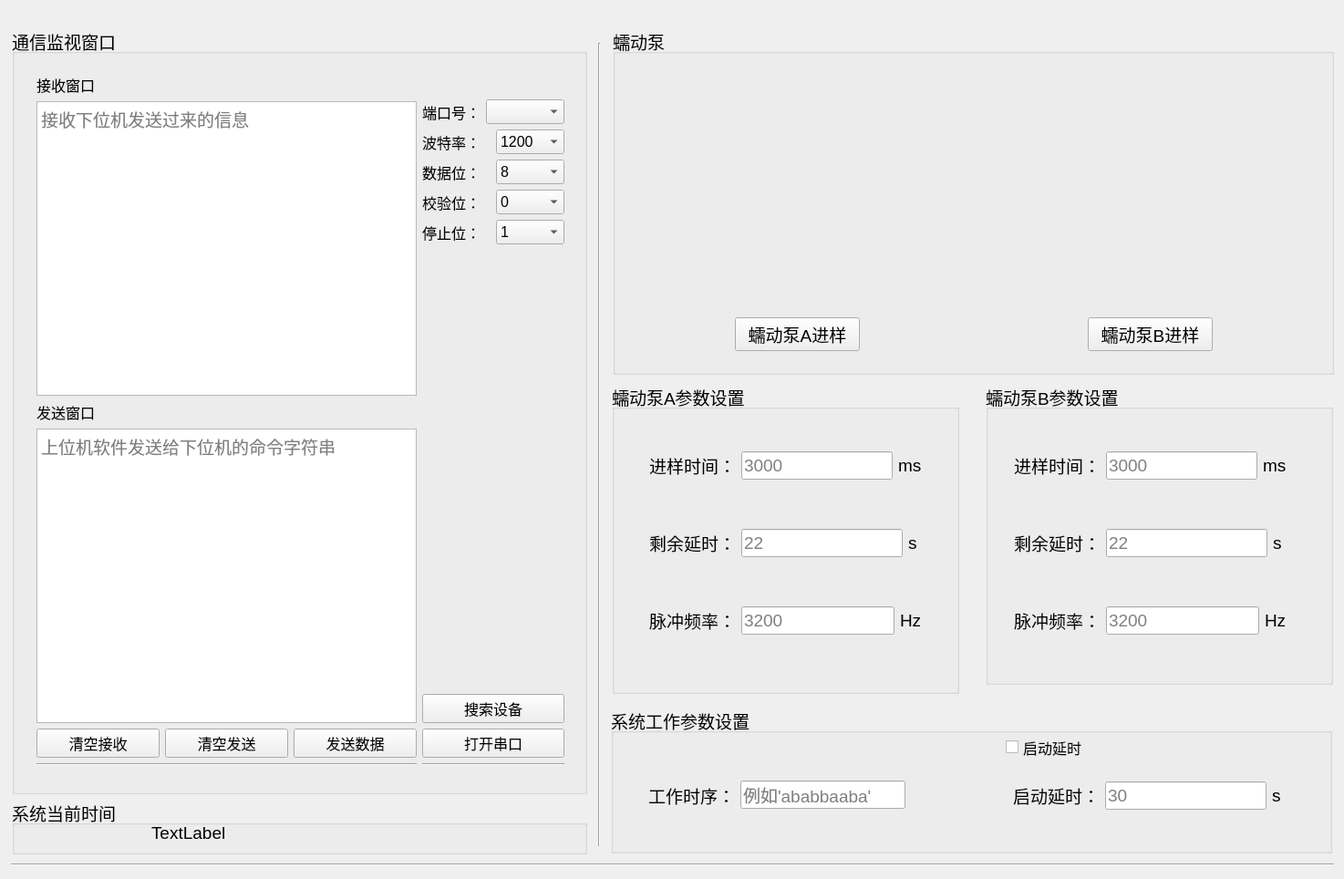
<?xml version="1.0" encoding="UTF-8"?>
<ui version="4.0">
 <class>MainWindow</class>
 <widget class="QMainWindow" name="MainWindow">
  <property name="geometry">
   <rect>
    <x>0</x>
    <y>0</y>
    <width>1474</width>
    <height>964</height>
   </rect>
  </property>
  <property name="minimumSize">
   <size>
    <width>1474</width>
    <height>964</height>
   </size>
  </property>
  <property name="maximumSize">
   <size>
    <width>1474</width>
    <height>964</height>
   </size>
  </property>
  <property name="windowTitle">
   <string>MainWindow</string>
  </property>
  <widget class="QWidget" name="centralWidget">
   <widget class="Line" name="line_4">
    <property name="geometry">
     <rect>
      <x>647</x>
      <y>47</y>
      <width>20</width>
      <height>881</height>
     </rect>
    </property>
    <property name="orientation">
     <enum>Qt::Vertical</enum>
    </property>
   </widget>
   <widget class="QGroupBox" name="groupBox">
    <property name="geometry">
     <rect>
      <x>671</x>
      <y>420</y>
      <width>381</width>
      <height>341</height>
     </rect>
    </property>
    <property name="font">
     <font>
      <pointsize>14</pointsize>
     </font>
    </property>
    <property name="title">
     <string>蠕动泵A参数设置</string>
    </property>
    <widget class="QWidget" name="verticalLayoutWidget_4">
     <property name="geometry">
      <rect>
       <x>30</x>
       <y>40</y>
       <width>321</width>
       <height>271</height>
      </rect>
     </property>
     <layout class="QVBoxLayout" name="verticalLayout_8">
      <item>
       <layout class="QHBoxLayout" name="horizontalLayout_10">
        <item>
         <widget class="QLabel" name="label_11">
          <property name="font">
           <font>
            <pointsize>14</pointsize>
           </font>
          </property>
          <property name="text">
           <string>进样时间：</string>
          </property>
         </widget>
        </item>
        <item>
         <widget class="QLineEdit" name="lineEdit_SamplingTime_PumpA">
          <property name="maximumSize">
           <size>
            <width>16777215</width>
            <height>16777215</height>
           </size>
          </property>
          <property name="placeholderText">
           <string>3000</string>
          </property>
         </widget>
        </item>
        <item>
         <widget class="QLabel" name="label_18">
          <property name="font">
           <font>
            <pointsize>14</pointsize>
           </font>
          </property>
          <property name="text">
           <string>ms</string>
          </property>
         </widget>
        </item>
       </layout>
      </item>
      <item>
       <layout class="QHBoxLayout" name="horizontalLayout_11">
        <item>
         <widget class="QLabel" name="label_13">
          <property name="font">
           <font>
            <pointsize>14</pointsize>
           </font>
          </property>
          <property name="text">
           <string>剩余延时：</string>
          </property>
         </widget>
        </item>
        <item>
         <widget class="QLineEdit" name="lineEdit_leftTime_PumpA">
          <property name="placeholderText">
           <string>22</string>
          </property>
         </widget>
        </item>
        <item>
         <widget class="QLabel" name="label_20">
          <property name="font">
           <font>
            <pointsize>14</pointsize>
           </font>
          </property>
          <property name="text">
           <string>s </string>
          </property>
         </widget>
        </item>
       </layout>
      </item>
      <item>
       <layout class="QHBoxLayout" name="horizontalLayout_13">
        <item>
         <widget class="QLabel" name="label_15">
          <property name="font">
           <font>
            <pointsize>14</pointsize>
           </font>
          </property>
          <property name="text">
           <string>脉冲频率：</string>
          </property>
         </widget>
        </item>
        <item>
         <widget class="QLineEdit" name="lineEdit_setFrequency_PumpA">
          <property name="placeholderText">
           <string>3200</string>
          </property>
         </widget>
        </item>
        <item>
         <widget class="QLabel" name="label_22">
          <property name="font">
           <font>
            <pointsize>14</pointsize>
           </font>
          </property>
          <property name="text">
           <string>Hz</string>
          </property>
         </widget>
        </item>
       </layout>
      </item>
     </layout>
    </widget>
   </widget>
   <widget class="QGroupBox" name="groupBox_2">
    <property name="geometry">
     <rect>
      <x>1081</x>
      <y>420</y>
      <width>381</width>
      <height>331</height>
     </rect>
    </property>
    <property name="font">
     <font>
      <pointsize>14</pointsize>
     </font>
    </property>
    <property name="title">
     <string>蠕动泵B参数设置</string>
    </property>
    <widget class="QWidget" name="verticalLayoutWidget_3">
     <property name="geometry">
      <rect>
       <x>20</x>
       <y>40</y>
       <width>321</width>
       <height>271</height>
      </rect>
     </property>
     <layout class="QVBoxLayout" name="verticalLayout_4">
      <item>
       <layout class="QHBoxLayout" name="horizontalLayout_12">
        <item>
         <widget class="QLabel" name="label_12">
          <property name="font">
           <font>
            <pointsize>14</pointsize>
           </font>
          </property>
          <property name="text">
           <string>进样时间：</string>
          </property>
         </widget>
        </item>
        <item>
         <widget class="QLineEdit" name="lineEdit_samplingTime_PumpB">
          <property name="placeholderText">
           <string>3000</string>
          </property>
         </widget>
        </item>
        <item>
         <widget class="QLabel" name="label_19">
          <property name="font">
           <font>
            <pointsize>14</pointsize>
           </font>
          </property>
          <property name="text">
           <string>ms</string>
          </property>
         </widget>
        </item>
       </layout>
      </item>
      <item>
       <layout class="QHBoxLayout" name="horizontalLayout_14">
        <item>
         <widget class="QLabel" name="label_14">
          <property name="font">
           <font>
            <pointsize>14</pointsize>
           </font>
          </property>
          <property name="text">
           <string>剩余延时：</string>
          </property>
         </widget>
        </item>
        <item>
         <widget class="QLineEdit" name="lineEdit_leftTime_PumpB">
          <property name="placeholderText">
           <string>22</string>
          </property>
         </widget>
        </item>
        <item>
         <widget class="QLabel" name="label_21">
          <property name="font">
           <font>
            <pointsize>14</pointsize>
           </font>
          </property>
          <property name="text">
           <string>s </string>
          </property>
         </widget>
        </item>
       </layout>
      </item>
      <item>
       <layout class="QHBoxLayout" name="horizontalLayout_15">
        <item>
         <widget class="QLabel" name="label_16">
          <property name="font">
           <font>
            <pointsize>14</pointsize>
           </font>
          </property>
          <property name="text">
           <string>脉冲频率：</string>
          </property>
         </widget>
        </item>
        <item>
         <widget class="QLineEdit" name="lineEdit_setFrequency_PumpB">
          <property name="placeholderText">
           <string>3200</string>
          </property>
         </widget>
        </item>
        <item>
         <widget class="QLabel" name="label_23">
          <property name="font">
           <font>
            <pointsize>14</pointsize>
           </font>
          </property>
          <property name="text">
           <string>Hz</string>
          </property>
         </widget>
        </item>
       </layout>
      </item>
     </layout>
    </widget>
   </widget>
   <widget class="QGroupBox" name="groupBox_3">
    <property name="geometry">
     <rect>
      <x>672</x>
      <y>30</y>
      <width>791</width>
      <height>381</height>
     </rect>
    </property>
    <property name="font">
     <font>
      <pointsize>14</pointsize>
     </font>
    </property>
    <property name="title">
     <string>蠕动泵</string>
    </property>
    <widget class="QWidget" name="verticalLayoutWidget_5">
     <property name="geometry">
      <rect>
       <x>426</x>
       <y>31</y>
       <width>326</width>
       <height>335</height>
      </rect>
     </property>
     <layout class="QVBoxLayout" name="verticalLayout_9">
      <item>
       <widget class="QLabel" name="label_10">
        <property name="text">
         <string/>
        </property>
        <property name="pixmap">
         <pixmap resource="image/image.qrc">:/new/prefix1/pump.jpg</pixmap>
        </property>
       </widget>
      </item>
      <item>
       <layout class="QHBoxLayout" name="horizontalLayout_21">
        <item>
         <spacer name="horizontalSpacer_16">
          <property name="orientation">
           <enum>Qt::Horizontal</enum>
          </property>
          <property name="sizeHint" stdset="0">
           <size>
            <width>40</width>
            <height>20</height>
           </size>
          </property>
         </spacer>
        </item>
        <item>
         <widget class="QPushButton" name="pushButton_PumpB">
          <property name="font">
           <font>
            <pointsize>14</pointsize>
           </font>
          </property>
          <property name="text">
           <string>  蠕动泵B进样  </string>
          </property>
         </widget>
        </item>
        <item>
         <spacer name="horizontalSpacer_6">
          <property name="orientation">
           <enum>Qt::Horizontal</enum>
          </property>
          <property name="sizeHint" stdset="0">
           <size>
            <width>40</width>
            <height>20</height>
           </size>
          </property>
         </spacer>
        </item>
       </layout>
      </item>
     </layout>
    </widget>
    <widget class="QWidget" name="verticalLayoutWidget">
     <property name="geometry">
      <rect>
       <x>39</x>
       <y>31</y>
       <width>326</width>
       <height>335</height>
      </rect>
     </property>
     <layout class="QVBoxLayout" name="verticalLayout_7">
      <item>
       <widget class="QLabel" name="label_9">
        <property name="text">
         <string/>
        </property>
        <property name="pixmap">
         <pixmap resource="image/image.qrc">:/new/prefix1/pump.jpg</pixmap>
        </property>
       </widget>
      </item>
      <item>
       <layout class="QHBoxLayout" name="horizontalLayout_20">
        <item>
         <spacer name="horizontalSpacer_5">
          <property name="orientation">
           <enum>Qt::Horizontal</enum>
          </property>
          <property name="sizeHint" stdset="0">
           <size>
            <width>40</width>
            <height>20</height>
           </size>
          </property>
         </spacer>
        </item>
        <item>
         <widget class="QPushButton" name="pushButton_PumpA">
          <property name="font">
           <font>
            <pointsize>14</pointsize>
           </font>
          </property>
          <property name="mouseTracking">
           <bool>false</bool>
          </property>
          <property name="text">
           <string>  蠕动泵A进样  </string>
          </property>
         </widget>
        </item>
        <item>
         <spacer name="horizontalSpacer_4">
          <property name="orientation">
           <enum>Qt::Horizontal</enum>
          </property>
          <property name="sizeHint" stdset="0">
           <size>
            <width>40</width>
            <height>20</height>
           </size>
          </property>
         </spacer>
        </item>
       </layout>
      </item>
     </layout>
    </widget>
   </widget>
   <widget class="QGroupBox" name="groupBox_4">
    <property name="geometry">
     <rect>
      <x>13</x>
      <y>30</y>
      <width>631</width>
      <height>841</height>
     </rect>
    </property>
    <property name="font">
     <font>
      <pointsize>14</pointsize>
     </font>
    </property>
    <property name="title">
     <string>通信监视窗口</string>
    </property>
    <widget class="QWidget" name="layoutWidget">
     <property name="geometry">
      <rect>
       <x>16</x>
       <y>40</y>
       <width>601</width>
       <height>781</height>
      </rect>
     </property>
     <layout class="QHBoxLayout" name="horizontalLayout_7">
      <item>
       <layout class="QVBoxLayout" name="verticalLayout">
        <item>
         <widget class="QLabel" name="label">
          <property name="font">
           <font>
            <pointsize>12</pointsize>
           </font>
          </property>
          <property name="text">
           <string>接收窗口</string>
          </property>
         </widget>
        </item>
        <item>
         <widget class="QTextEdit" name="textEdit">
          <property name="placeholderText">
           <string>接收下位机发送过来的信息</string>
          </property>
         </widget>
        </item>
        <item>
         <widget class="QLabel" name="label_2">
          <property name="font">
           <font>
            <pointsize>12</pointsize>
           </font>
          </property>
          <property name="text">
           <string>发送窗口</string>
          </property>
         </widget>
        </item>
        <item>
         <widget class="QTextEdit" name="textEdit_2">
          <property name="placeholderText">
           <string>上位机软件发送给下位机的命令字符串</string>
          </property>
         </widget>
        </item>
        <item>
         <layout class="QHBoxLayout" name="horizontalLayout">
          <item>
           <widget class="QPushButton" name="clearButton">
            <property name="font">
             <font>
              <pointsize>12</pointsize>
             </font>
            </property>
            <property name="text">
             <string>清空接收</string>
            </property>
           </widget>
          </item>
          <item>
           <widget class="QPushButton" name="pushButton_clearLineText2">
            <property name="font">
             <font>
              <pointsize>12</pointsize>
             </font>
            </property>
            <property name="text">
             <string>清空发送</string>
            </property>
           </widget>
          </item>
          <item>
           <widget class="QPushButton" name="sendButton">
            <property name="font">
             <font>
              <pointsize>12</pointsize>
             </font>
            </property>
            <property name="text">
             <string>发送数据</string>
            </property>
           </widget>
          </item>
         </layout>
        </item>
        <item>
         <widget class="Line" name="line_6">
          <property name="orientation">
           <enum>Qt::Horizontal</enum>
          </property>
         </widget>
        </item>
       </layout>
      </item>
      <item>
       <layout class="QVBoxLayout" name="verticalLayout_2">
        <item>
         <layout class="QVBoxLayout" name="verticalLayout_3">
          <item>
           <widget class="QLabel" name="label_8">
            <property name="text">
             <string/>
            </property>
           </widget>
          </item>
          <item>
           <layout class="QHBoxLayout" name="horizontalLayout_2">
            <item>
             <widget class="QLabel" name="label_3">
              <property name="font">
               <font>
                <pointsize>12</pointsize>
               </font>
              </property>
              <property name="text">
               <string>端口号：</string>
              </property>
             </widget>
            </item>
            <item>
             <widget class="QComboBox" name="PortBox">
              <property name="font">
               <font>
                <pointsize>12</pointsize>
               </font>
              </property>
             </widget>
            </item>
           </layout>
          </item>
          <item>
           <layout class="QHBoxLayout" name="horizontalLayout_3">
            <item>
             <widget class="QLabel" name="label_4">
              <property name="font">
               <font>
                <pointsize>12</pointsize>
               </font>
              </property>
              <property name="text">
               <string>波特率：</string>
              </property>
             </widget>
            </item>
            <item>
             <widget class="QComboBox" name="BaudBox">
              <property name="font">
               <font>
                <pointsize>12</pointsize>
               </font>
              </property>
              <item>
               <property name="text">
                <string>1200</string>
               </property>
              </item>
              <item>
               <property name="text">
                <string>2400</string>
               </property>
              </item>
              <item>
               <property name="text">
                <string>4800</string>
               </property>
              </item>
              <item>
               <property name="text">
                <string>9600</string>
               </property>
              </item>
              <item>
               <property name="text">
                <string>19200</string>
               </property>
              </item>
             </widget>
            </item>
           </layout>
          </item>
          <item>
           <layout class="QHBoxLayout" name="horizontalLayout_4">
            <item>
             <widget class="QLabel" name="label_5">
              <property name="font">
               <font>
                <pointsize>12</pointsize>
               </font>
              </property>
              <property name="text">
               <string>数据位：</string>
              </property>
             </widget>
            </item>
            <item>
             <widget class="QComboBox" name="BitNumBox">
              <property name="font">
               <font>
                <pointsize>12</pointsize>
               </font>
              </property>
              <item>
               <property name="text">
                <string>8</string>
               </property>
              </item>
             </widget>
            </item>
           </layout>
          </item>
          <item>
           <layout class="QHBoxLayout" name="horizontalLayout_5">
            <item>
             <widget class="QLabel" name="label_6">
              <property name="font">
               <font>
                <pointsize>12</pointsize>
               </font>
              </property>
              <property name="text">
               <string>校验位：</string>
              </property>
             </widget>
            </item>
            <item>
             <widget class="QComboBox" name="ParityBox">
              <property name="font">
               <font>
                <pointsize>12</pointsize>
               </font>
              </property>
              <item>
               <property name="text">
                <string>0</string>
               </property>
              </item>
             </widget>
            </item>
           </layout>
          </item>
          <item>
           <layout class="QHBoxLayout" name="horizontalLayout_6">
            <item>
             <widget class="QLabel" name="label_7">
              <property name="font">
               <font>
                <pointsize>12</pointsize>
               </font>
              </property>
              <property name="text">
               <string>停止位：</string>
              </property>
             </widget>
            </item>
            <item>
             <widget class="QComboBox" name="StopBox">
              <property name="font">
               <font>
                <pointsize>12</pointsize>
               </font>
              </property>
              <item>
               <property name="text">
                <string>1</string>
               </property>
              </item>
              <item>
               <property name="text">
                <string>2</string>
               </property>
              </item>
             </widget>
            </item>
           </layout>
          </item>
         </layout>
        </item>
        <item>
         <spacer name="verticalSpacer_2">
          <property name="orientation">
           <enum>Qt::Vertical</enum>
          </property>
          <property name="sizeHint" stdset="0">
           <size>
            <width>20</width>
            <height>40</height>
           </size>
          </property>
         </spacer>
        </item>
        <item>
         <widget class="QPushButton" name="pushButton_searchDevice">
          <property name="font">
           <font>
            <pointsize>12</pointsize>
           </font>
          </property>
          <property name="text">
           <string>搜索设备</string>
          </property>
         </widget>
        </item>
        <item>
         <widget class="QPushButton" name="openButton">
          <property name="font">
           <font>
            <pointsize>12</pointsize>
           </font>
          </property>
          <property name="text">
           <string>打开串口</string>
          </property>
         </widget>
        </item>
        <item>
         <widget class="Line" name="line_7">
          <property name="orientation">
           <enum>Qt::Horizontal</enum>
          </property>
         </widget>
        </item>
       </layout>
      </item>
     </layout>
    </widget>
   </widget>
   <widget class="QGroupBox" name="groupBox_5">
    <property name="geometry">
     <rect>
      <x>670</x>
      <y>775</y>
      <width>791</width>
      <height>161</height>
     </rect>
    </property>
    <property name="font">
     <font>
      <pointsize>14</pointsize>
     </font>
    </property>
    <property name="title">
     <string>系统工作参数设置</string>
    </property>
    <widget class="QWidget" name="layoutWidget">
     <property name="geometry">
      <rect>
       <x>30</x>
       <y>55</y>
       <width>321</width>
       <height>84</height>
      </rect>
     </property>
     <layout class="QHBoxLayout" name="horizontalLayout_19">
      <item>
       <widget class="QLabel" name="label_17">
        <property name="font">
         <font>
          <pointsize>14</pointsize>
         </font>
        </property>
        <property name="text">
         <string>工作时序：</string>
        </property>
       </widget>
      </item>
      <item>
       <widget class="QLineEdit" name="lineEdit_commandOrder">
        <property name="placeholderText">
         <string>例如'ababbaaba'</string>
        </property>
       </widget>
      </item>
      <item>
       <widget class="QLabel" name="label_26">
        <property name="font">
         <font>
          <pointsize>14</pointsize>
         </font>
        </property>
        <property name="text">
         <string/>
        </property>
       </widget>
      </item>
     </layout>
    </widget>
    <widget class="QWidget" name="horizontalLayoutWidget_3">
     <property name="geometry">
      <rect>
       <x>430</x>
       <y>57</y>
       <width>321</width>
       <height>81</height>
      </rect>
     </property>
     <layout class="QHBoxLayout" name="horizontalLayout_8">
      <item>
       <widget class="QLabel" name="label_24">
        <property name="font">
         <font>
          <pointsize>14</pointsize>
         </font>
        </property>
        <property name="text">
         <string>启动延时：</string>
        </property>
       </widget>
      </item>
      <item>
       <widget class="QLineEdit" name="lineEdit_SystemStartDelayTime">
        <property name="placeholderText">
         <string>30</string>
        </property>
       </widget>
      </item>
      <item>
       <widget class="QLabel" name="label_25">
        <property name="font">
         <font>
          <pointsize>14</pointsize>
         </font>
        </property>
        <property name="text">
         <string>s </string>
        </property>
       </widget>
      </item>
     </layout>
    </widget>
    <widget class="QCheckBox" name="checkBox_startDelay">
     <property name="geometry">
      <rect>
       <x>433</x>
       <y>35</y>
       <width>121</width>
       <height>19</height>
      </rect>
     </property>
     <property name="font">
      <font>
       <pointsize>12</pointsize>
      </font>
     </property>
     <property name="text">
      <string>启动延时</string>
     </property>
    </widget>
   </widget>
   <widget class="Line" name="line">
    <property name="geometry">
     <rect>
      <x>12</x>
      <y>938</y>
      <width>1451</width>
      <height>20</height>
     </rect>
    </property>
    <property name="orientation">
     <enum>Qt::Horizontal</enum>
    </property>
   </widget>
   <widget class="QGroupBox" name="groupBox_6">
    <property name="geometry">
     <rect>
      <x>13</x>
      <y>876</y>
      <width>631</width>
      <height>61</height>
     </rect>
    </property>
    <property name="font">
     <font>
      <pointsize>14</pointsize>
     </font>
    </property>
    <property name="title">
     <string>系统当前时间</string>
    </property>
    <widget class="QLabel" name="label_timer">
     <property name="geometry">
      <rect>
       <x>153</x>
       <y>27</y>
       <width>461</width>
       <height>21</height>
      </rect>
     </property>
     <property name="text">
      <string>TextLabel</string>
     </property>
    </widget>
   </widget>
  </widget>
 </widget>
 <layoutdefault spacing="6" margin="11"/>
 <resources>
  <include location="image/image.qrc"/>
 </resources>
 <connections/>
</ui>
